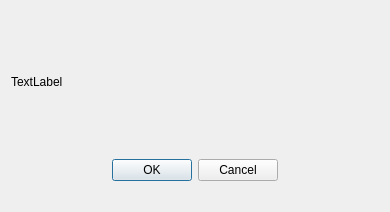
<?xml version="1.0" encoding="UTF-8"?>
<ui version="4.0">
 <class>ConfirmDeletingDialog</class>
 <widget class="QDialog" name="ConfirmDeletingDialog">
  <property name="geometry">
   <rect>
    <x>0</x>
    <y>0</y>
    <width>390</width>
    <height>212</height>
   </rect>
  </property>
  <property name="windowTitle">
   <string>Dialog</string>
  </property>
  <layout class="QGridLayout" name="gridLayout">
   <item row="3" column="0">
    <widget class="QDialogButtonBox" name="buttonBox">
     <property name="orientation">
      <enum>Qt::Horizontal</enum>
     </property>
     <property name="standardButtons">
      <set>QDialogButtonBox::Cancel|QDialogButtonBox::Ok</set>
     </property>
     <property name="centerButtons">
      <bool>true</bool>
     </property>
    </widget>
   </item>
   <item row="0" column="0">
    <spacer name="verticalSpacer_2">
     <property name="orientation">
      <enum>Qt::Vertical</enum>
     </property>
     <property name="sizeHint" stdset="0">
      <size>
       <width>20</width>
       <height>40</height>
      </size>
     </property>
    </spacer>
   </item>
   <item row="1" column="0">
    <widget class="QLabel" name="label">
     <property name="text">
      <string>TextLabel</string>
     </property>
    </widget>
   </item>
   <item row="2" column="0">
    <spacer name="verticalSpacer">
     <property name="orientation">
      <enum>Qt::Vertical</enum>
     </property>
     <property name="sizeHint" stdset="0">
      <size>
       <width>20</width>
       <height>40</height>
      </size>
     </property>
    </spacer>
   </item>
   <item row="4" column="0">
    <spacer name="verticalSpacer_3">
     <property name="orientation">
      <enum>Qt::Vertical</enum>
     </property>
     <property name="sizeType">
      <enum>QSizePolicy::Fixed</enum>
     </property>
     <property name="sizeHint" stdset="0">
      <size>
       <width>20</width>
       <height>20</height>
      </size>
     </property>
    </spacer>
   </item>
  </layout>
 </widget>
 <resources/>
 <connections>
  <connection>
   <sender>buttonBox</sender>
   <signal>accepted()</signal>
   <receiver>ConfirmDeletingDialog</receiver>
   <slot>accept()</slot>
   <hints>
    <hint type="sourcelabel">
     <x>248</x>
     <y>254</y>
    </hint>
    <hint type="destinationlabel">
     <x>157</x>
     <y>274</y>
    </hint>
   </hints>
  </connection>
  <connection>
   <sender>buttonBox</sender>
   <signal>rejected()</signal>
   <receiver>ConfirmDeletingDialog</receiver>
   <slot>reject()</slot>
   <hints>
    <hint type="sourcelabel">
     <x>316</x>
     <y>260</y>
    </hint>
    <hint type="destinationlabel">
     <x>286</x>
     <y>274</y>
    </hint>
   </hints>
  </connection>
 </connections>
</ui>
